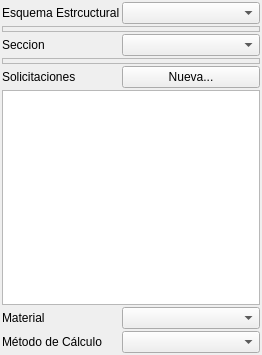
<?xml version="1.0" encoding="UTF-8"?>
<ui version="4.0">
 <class>WidgetTipologia</class>
 <widget class="QWidget" name="WidgetTipologia">
  <property name="geometry">
   <rect>
    <x>0</x>
    <y>0</y>
    <width>262</width>
    <height>355</height>
   </rect>
  </property>
  <property name="windowTitle">
   <string>Form</string>
  </property>
  <layout class="QVBoxLayout" name="verticalLayout_3">
   <property name="spacing">
    <number>2</number>
   </property>
   <property name="leftMargin">
    <number>2</number>
   </property>
   <property name="topMargin">
    <number>2</number>
   </property>
   <property name="rightMargin">
    <number>2</number>
   </property>
   <property name="bottomMargin">
    <number>2</number>
   </property>
   <item>
    <layout class="QFormLayout" name="formLayout">
     <property name="fieldGrowthPolicy">
      <enum>QFormLayout::AllNonFixedFieldsGrow</enum>
     </property>
     <property name="horizontalSpacing">
      <number>2</number>
     </property>
     <property name="verticalSpacing">
      <number>2</number>
     </property>
     <item row="0" column="0">
      <widget class="QLabel" name="label">
       <property name="text">
        <string>Esquema Estrcuctural</string>
       </property>
       <property name="buddy">
        <cstring>cboEsquemasEstructurales</cstring>
       </property>
      </widget>
     </item>
     <item row="0" column="1">
      <widget class="QComboBox" name="cboEsquemasEstructurales"/>
     </item>
     <item row="1" column="0" colspan="2">
      <widget class="QFrame" name="frameEsquemaEstructural">
       <property name="frameShape">
        <enum>QFrame::StyledPanel</enum>
       </property>
       <property name="frameShadow">
        <enum>QFrame::Raised</enum>
       </property>
       <layout class="QVBoxLayout" name="verticalLayout">
        <property name="spacing">
         <number>2</number>
        </property>
        <property name="leftMargin">
         <number>2</number>
        </property>
        <property name="topMargin">
         <number>2</number>
        </property>
        <property name="rightMargin">
         <number>2</number>
        </property>
        <property name="bottomMargin">
         <number>2</number>
        </property>
       </layout>
      </widget>
     </item>
     <item row="2" column="0">
      <widget class="QLabel" name="label_2">
       <property name="text">
        <string>Seccion</string>
       </property>
       <property name="buddy">
        <cstring>cboSecciones</cstring>
       </property>
      </widget>
     </item>
     <item row="2" column="1">
      <widget class="QComboBox" name="cboSecciones"/>
     </item>
     <item row="3" column="0" colspan="2">
      <widget class="QFrame" name="frameSeccion">
       <property name="frameShape">
        <enum>QFrame::StyledPanel</enum>
       </property>
       <property name="frameShadow">
        <enum>QFrame::Raised</enum>
       </property>
       <layout class="QVBoxLayout" name="verticalLayout_2">
        <property name="spacing">
         <number>2</number>
        </property>
        <property name="leftMargin">
         <number>2</number>
        </property>
        <property name="topMargin">
         <number>2</number>
        </property>
        <property name="rightMargin">
         <number>2</number>
        </property>
        <property name="bottomMargin">
         <number>2</number>
        </property>
       </layout>
      </widget>
     </item>
     <item row="4" column="0">
      <widget class="QLabel" name="label_3">
       <property name="text">
        <string>Solicitaciones</string>
       </property>
       <property name="buddy">
        <cstring>btnAddSolicitacion</cstring>
       </property>
      </widget>
     </item>
     <item row="4" column="1">
      <widget class="QPushButton" name="btnAddSolicitacion">
       <property name="text">
        <string>Nueva...</string>
       </property>
      </widget>
     </item>
     <item row="5" column="0" colspan="2">
      <widget class="QListWidget" name="listSolicitaciones"/>
     </item>
     <item row="6" column="0">
      <widget class="QLabel" name="label_4">
       <property name="text">
        <string>Material</string>
       </property>
       <property name="buddy">
        <cstring>cboMaterial</cstring>
       </property>
      </widget>
     </item>
     <item row="6" column="1">
      <widget class="QComboBox" name="cboMaterial"/>
     </item>
     <item row="7" column="0">
      <widget class="QLabel" name="label_5">
       <property name="text">
        <string>Método de Cálculo</string>
       </property>
       <property name="buddy">
        <cstring>cboMetodoCalculo</cstring>
       </property>
      </widget>
     </item>
     <item row="7" column="1">
      <widget class="QComboBox" name="cboMetodoCalculo"/>
     </item>
    </layout>
   </item>
  </layout>
 </widget>
 <tabstops>
  <tabstop>cboEsquemasEstructurales</tabstop>
  <tabstop>cboSecciones</tabstop>
  <tabstop>btnAddSolicitacion</tabstop>
  <tabstop>listSolicitaciones</tabstop>
  <tabstop>cboMaterial</tabstop>
  <tabstop>cboMetodoCalculo</tabstop>
 </tabstops>
 <resources/>
 <connections/>
</ui>
